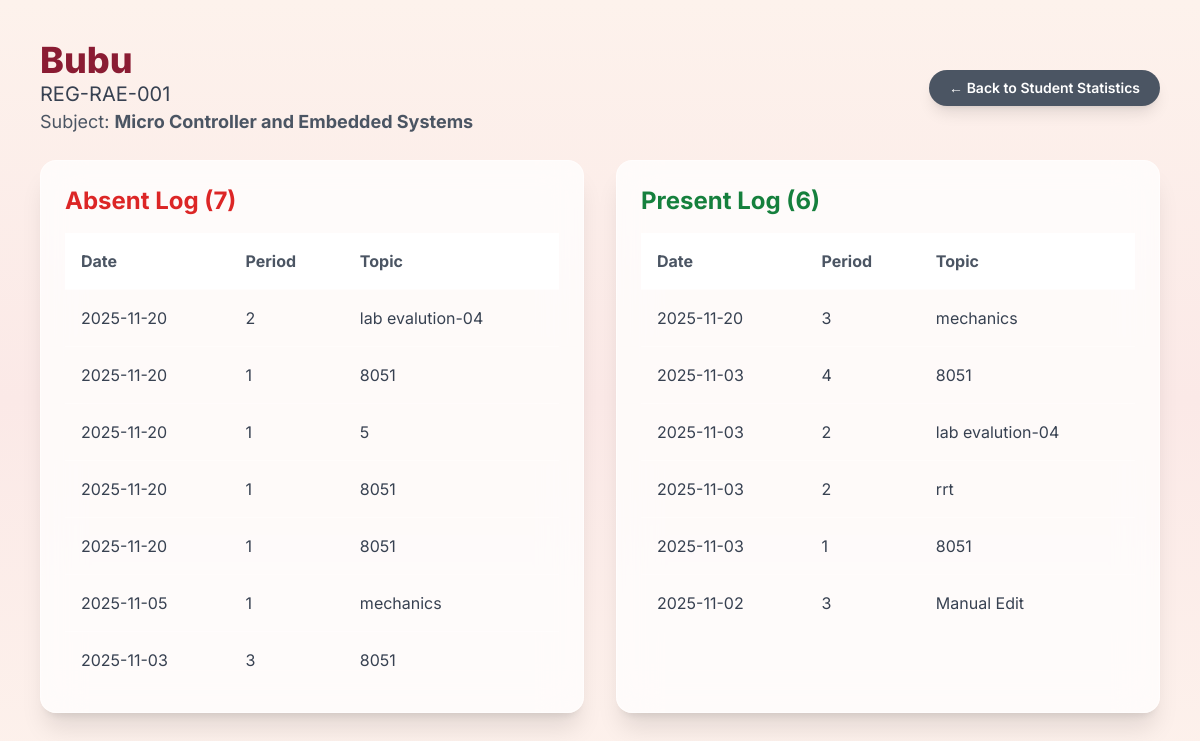
Page /advisor/student/1/1 (signed in) on the committed database.
### app.py (models this page shows, shortened)
class Student(UserMixin, db.Model):
    id = db.Column(db.Integer, primary_key=True)
    name = db.Column(db.String(100), nullable=False)
    regno = db.Column(db.String(100), unique=True, nullable=False)
    phone = db.Column(db.String(20), nullable=True)
    password_hash = db.Column(db.String(200), nullable=False)
    chair_number = db.Column(db.Integer, nullable=False)
    class_id = db.Column(db.Integer, db.ForeignKey('class.id'), nullable=False)
    reports = db.relationship('AttendanceReport', backref='student', lazy=True, cascade="all, delete-orphan")
    __table_args__ = (
        db.UniqueConstraint('chair_number', 'class_id', name='_chair_class_uc'),
    )

class Class(db.Model):
    id = db.Column(db.Integer, primary_key=True)
    branch = db.Column(db.String(80), nullable=False)
    section = db.Column(db.String(10), nullable=False)
    sem = db.Column(db.Integer, nullable=False)
    strength = db.Column(db.Integer, nullable=False)
    subject_code = db.Column(db.String(20), nullable=False)
    subject_title = db.Column(db.String(120), nullable=False)
    teacher_id = db.Column(db.Integer, db.ForeignKey('teacher.id'), nullable=False)
    students = db.relationship('Student', backref='class_obj', lazy=True, cascade="all, delete-orphan")
    reports = db.relationship('AttendanceReport', backref='class_obj', lazy=True, cascade="all, delete-orphan")

class AttendanceReport(db.Model):
    id = db.Column(db.Integer, primary_key=True)
    date = db.Column(db.DateTime, nullable=False, default=lambda: datetime.now(UTC))
    status = db.Column(db.String(20), nullable=False)
    class_id = db.Column(db.Integer, db.ForeignKey('class.id'), nullable=False)
    student_id = db.Column(db.Integer, db.ForeignKey('student.id'), nullable=False)
    teacher_id = db.Column(db.Integer, db.ForeignKey('teacher.id'), nullable=False)
    period = db.Column(db.String(20), nullable=True)
    topic = db.Column(db.String(200), nullable=True)

### app.py (the view)
@app.route('/advisor/student/<int:student_id>/<int:subject_id>')
@login_required
def advisor_student_detail_for_subject(student_id, subject_id):
    if session.get('user_role') != 'advisor':
        return redirect(url_for('index'))
    student = db.session.get(Student, student_id)
    subject = db.session.get(Class, subject_id)
    if not student or not subject:
        flash('Student or Subject not found.', 'error')
        return redirect(url_for('advisor_dashboard'))
    if subject not in current_user.advised_classes:
        flash('You are not authorized to view this subject.', 'error')
        return redirect(url_for('advisor_dashboard'))
    absent_logs = AttendanceReport.query.filter(
        AttendanceReport.student_id == student_id,
        AttendanceReport.class_id == subject_id,
        ~AttendanceReport.status.ilike('present%')
    ).order_by(AttendanceReport.date.desc()).all()
    present_logs = AttendanceReport.query.filter(
        AttendanceReport.student_id == student_id,
        AttendanceReport.class_id == subject_id,
        AttendanceReport.status.ilike('present%')
    ).order_by(AttendanceReport.date.desc()).all()
    return render_template(
        'advisor_student_detail.html',
        student=student,
        subject=subject,
        absent_logs=absent_logs,
        present_logs=present_logs
    )

### app.py (called while the page is built)
@login_manager.user_loader
def load_user(user_id):
    role = session.get('user_role')
    if role == 'teacher': return db.session.get(Teacher, int(user_id))
    elif role == 'student': return db.session.get(Student, int(user_id))
    elif role == 'advisor': return db.session.get(ClassAdvisor, int(user_id))
    return None

### templates/advisor_student_detail.html (shortened to what this page needs)
<!DOCTYPE html>
<html lang="en">
<head>
    <script src="https://cdn.tailwindcss.com"></script>
</head>
<body class="p-4 md:p-10 text-gray-800">
    <div class="app-container max-w-6xl mx-auto">
        <header class="flex justify-between items-center mb-6">
            <div>
                <h1 class="text-4xl font-extrabold text-[#8A1C33]">{{ student.name }}</h1>
                <p class="text-xl text-gray-700">{{ student.regno }}</p>
                <p class="text-lg text-gray-600">Subject: <strong>{{ subject.subject_title }}</strong></p>
            </div>
            <a href="{{ url_for('advisor_subject_stats', subject_id=subject.id) }}" class="btn-animate bg-gray-600 text-white text-sm font-semibold px-5 py-2 rounded-full shadow-lg hover:bg-gray-700">
                ← Back to Student Statistics
            </a>
        </header>
        <div class="grid grid-cols-1 lg:grid-cols-2 gap-8">
            <div class="glass-card rounded-2xl shadow-xl p-6">
                <h2 class="text-2xl font-bold text-red-600 mb-4">Absent Log ({{ absent_logs|length }})</h2>
                <div class="overflow-x-auto max-h-[600px] overflow-y-auto table-sticky">
                    <table class="w-full text-left">
                        <thead>
                            <tr class="text-gray-600 border-b border-white/50">
                                <th class="p-4">Date</th>
                                <th class="p-4">Period</th>
                                <th class="p-4">Topic</th>
                            </tr>
                        </thead>
                        <tbody class="divide-y divide-white/30">
                            {% for log in absent_logs %}
                            <tr>
                                <td class="p-4 text-gray-700">{{ log.date.strftime('%Y-%m-%d') }}</td>
                                <td class="p-4 text-gray-700">{{ log.period }}</td>
                                <td class="p-4 text-gray-700">{{ log.topic }}</td>
                            </tr>
                            {% endfor %}
                        </tbody>
                    </table>
                </div>
            </div>
            <div class="glass-card rounded-2xl shadow-xl p-6">
                <h2 class="text-2xl font-bold text-green-700 mb-4">Present Log ({{ present_logs|length }})</h2>
                <div class="overflow-x-auto max-h-[600px] overflow-y-auto table-sticky">
                    <table class="w-full text-left">
                        <thead>
                            <tr class="text-gray-600 border-b border-white/50">
                                <th class="p-4">Date</th>
                                <th class="p-4">Period</th>
                                <th class="p-4">Topic</th>
                            </tr>
                        </thead>
                        <tbody class="divide-y divide-white/30">
                            {% for log in present_logs %}
                            <tr>
                                <td class="p-4 text-gray-700">{{ log.date.strftime('%Y-%m-%d') }}</td>
                                <td class="p-4 text-gray-700">{{ log.period }}</td>
                                <td class="p-4 text-gray-700">{{ log.topic }}</td>
                            </tr>
                            {% endfor %}
                        </tbody>
                    </table>
                </div>
            </div>
        </div>
    </div>
</body>
</html>

### templates/advisor_student_detail.html (style rules this page uses)
body { font-family: 'Inter', sans-serif; background: linear-gradient(180deg, #fdf2ec, #fbe9e7, #fdf2ec); min-height: 100vh; color: #333; transition: background 0.5s ease-in-out; }
.btn-animate { transition: all 0.3s cubic-bezier(0.4, 0, 0.2, 1); }
.glass-card { background: rgba(255, 255, 255, 0.75); backdrop-filter: blur(20px); border: 1px solid rgba(255, 255, 255, 0.5); box-shadow: 0 10px 30px rgba(0, 0, 0, 0.12); }
.table-sticky thead th, thead.sticky th { position: sticky; top: 0; background: rgba(255, 255, 255, 0.95); z-index: 10; box-shadow: 0 2px 4px -1px rgba(0,0,0,0.05); }

### rows in the picture
Student: name "Bubu", regno "REG-RAE-001"
Class: subject_title "Micro Controller and Embedded Systems"
AttendanceReport: date "2025-11-20", period "2", topic "lab evalution-04"
AttendanceReport: date "2025-11-20", period "1", topic "8051"
AttendanceReport: date "2025-11-20", period "1", topic "5"
AttendanceReport: date "2025-11-20", period "1", topic "8051"
AttendanceReport: date "2025-11-20", period "1", topic "8051"
AttendanceReport: date "2025-11-05", period "1", topic "mechanics"
AttendanceReport: date "2025-11-03", period "3", topic "8051"
AttendanceReport: date "2025-11-20", period "3", topic "mechanics"
AttendanceReport: date "2025-11-03", period "4", topic "8051"
AttendanceReport: date "2025-11-03", period "2", topic "lab evalution-04"
AttendanceReport: date "2025-11-03", period "2", topic "rrt"
AttendanceReport: date "2025-11-03", period "1", topic "8051"
AttendanceReport: date "2025-11-02", period "3", topic "Manual Edit"

### other values in the picture
{{ absent_logs|length }} "7"
{{ present_logs|length }} "6"
